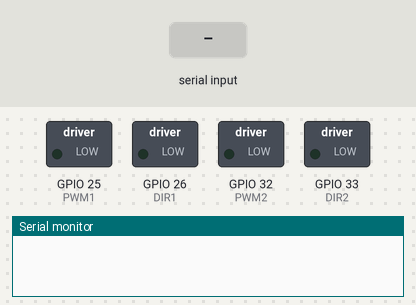
Bench run of a program on a simulated ESP32. On the bench: switched loads named in the program (green lamp = pin HIGH), the last lines printed to the serial monitor. Inputs (shaded band) come from the test bench.

Above: at 1.2 s.
1.3 s: "w" received over Serial
At 1.8 s:
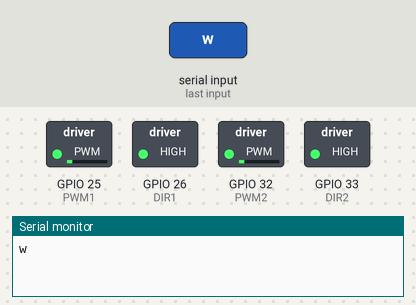
2.8 s: "s" received over Serial
At 4.0 s:
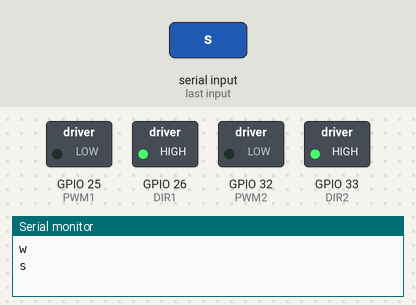
4.3 s: "a" received over Serial
At 5.3 s:
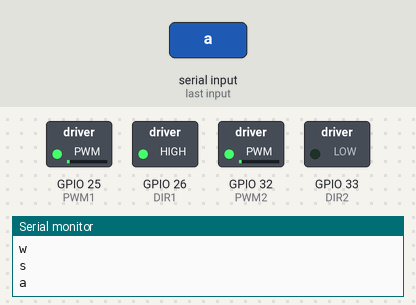
5.8 s: "s" received over Serial
At 6.4 s:
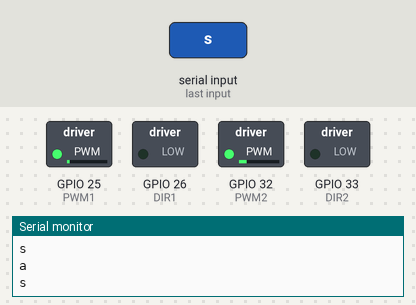
7.3 s: "a" received over Serial
At 8.7 s:
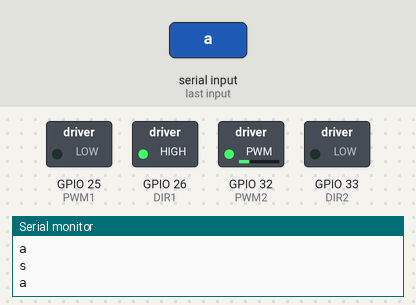
Timing chart, 0 to 9.8 s (numbered marks = the images above; inputs shaded):
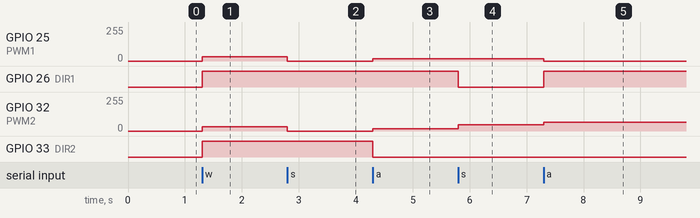

The program:

main.cpp
```cpp
#include <Arduino.h>

const int DIR1 = 26, PWM1 = 25;
const int DIR2 = 33, PWM2 = 32;

int speed = 0, turn = 0;

void setMotor(int dir, int pwm, int val) {
  digitalWrite(dir, val >= 0);
  analogWrite(pwm, min(abs(val), 255));
}

void setup() {
  pinMode(DIR1, OUTPUT); pinMode(PWM1, OUTPUT);
  pinMode(DIR2, OUTPUT); pinMode(PWM2, OUTPUT);
  Serial.begin(9600);
  // Serial.println("Use W/A/S/D to move, Space to stop.");
}

void loop() {
  if (Serial.available()) {
    char c = Serial.read();
    Serial.println(c);

    switch (c) {
      case 'w': speed += 32; break;
      case 's': speed -= 32; break;
      case 'a': turn -= 16; break;
      case 'd': turn += 16; break;
      case ' ': speed = 0; turn = 0; break;
    }

    speed = constrain(speed, -224, 224);
    turn = constrain(turn, -64, 64);

    int l = speed - turn;
    int r = speed + turn;

    setMotor(DIR1, PWM1, l);
    setMotor(DIR2, PWM2, r);
  }
}
```

Measured:
- after the input at 1.3 s, GPIO 25 (PWM1), GPIO 32 (PWM2): 0/255 → 32/255 at once; GPIO 26 (DIR1), GPIO 33 (DIR2): LOW → HIGH at once
- after the input at 2.8 s, GPIO 25 (PWM1), GPIO 32 (PWM2): 32/255 → 0/255 at once
- after the input at 4.3 s, GPIO 25 (PWM1), GPIO 32 (PWM2): 0/255 → 16/255 at once; GPIO 33 (DIR2): HIGH → LOW at once
- after the input at 5.8 s, GPIO 26 (DIR1): HIGH → LOW at once; GPIO 32 (PWM2): 16/255 → 48/255 at once
- after the input at 7.3 s, GPIO 25 (PWM1): 16/255 → 0/255 at once; GPIO 26 (DIR1): LOW → HIGH at once; GPIO 32 (PWM2): 48/255 → 64/255 at once
